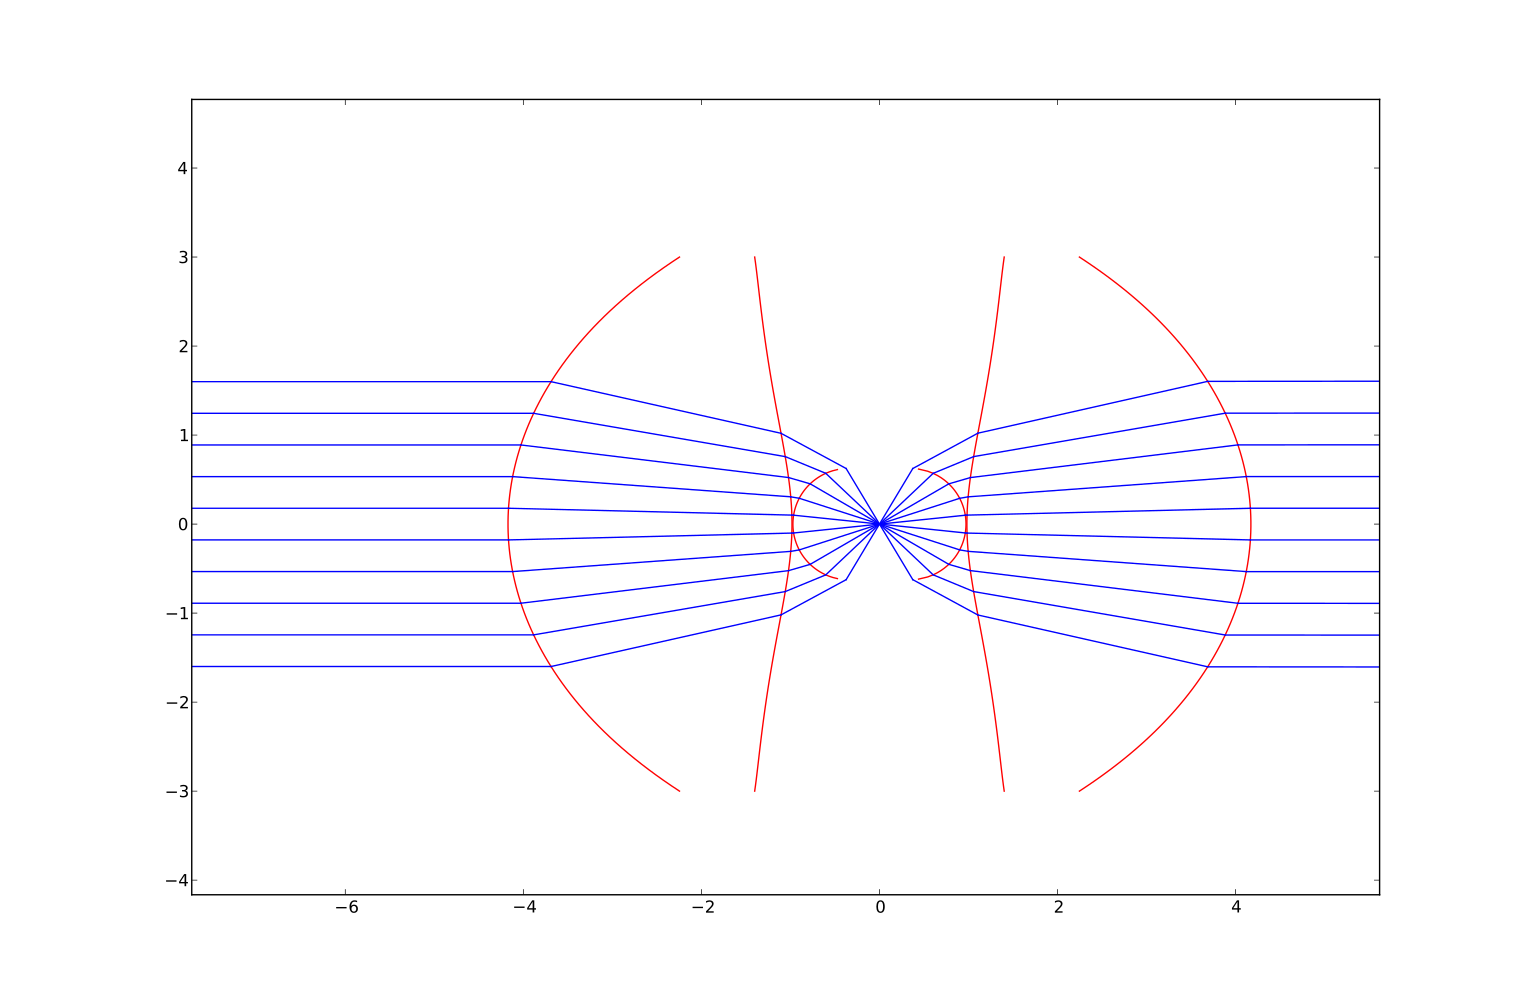

Python code for this plot:
from pylab import *

class Ray:
    def __init__(self):
        self.direction = array([0,0,1])
        self.r0 = array([0,0,0])
        self.length = 0
        self.wavelength=589
    def plot(self):
        r0 = self.r0
        l = self.length;
        r1 = (self.r0 + l*self.direction )
        plot((r0[2],r1[2]),(r0[0],r1[0]),'b')

class SphericalSurface:
    def __init__(self):
        self.Z0 = 0
        self.curv = 0 
        self.n1=1.
        self.n2=2.
        self.app=6.

    def Ffunc(self,r):
        ccurv = [0,0,self.Z0+1/self.curv]
        F = dot(r-ccurv,r-ccurv)-(1/self.curv)**2
        return F
    def gradFfunc(self,r):
        ccurv = [0,0,self.Z0+1/self.curv]
        return 2*(r-ccurv)
    def Zfunc(self,ssq):
        #not used in calcs
        c = self.curv
        Z = self.Z0 + c*ssq/(1+sqrt(1-c*c*ssq))
        return Z    


class Surface:
    def __init__(self):
        self.Z0 = 0
        self.curv = 0
        self.kappa = 1 #=1+k
        self.Aparams = array([])
        self.n1 = 1.0
        self.n2 = 1.0
        self.app = 6
    def Zfunc(self,ssq):
        c = self.curv
        Z = self.Z0 + c*ssq/(1+sqrt(1-self.kappa*c*c*ssq))
        for k in range(len(self.Aparams)):
            Z = Z+self.Aparams[k]*ssq**(2+k)
        return Z    
            
    def Ffunc(self,r):
        x = r[0]
        y = r[1]
        z = r[2]
        ssq = x*x+y*y
        F = z-self.Zfunc(ssq)
        return F

    def gradFfunc(self,r):
        x = r[0]
        y = r[1]
        z = r[2]
        ssq = x*x+y*y
        c = self.curv
        E = c/sqrt(1-self.kappa*c*c*ssq)
        for k in range(len(self.Aparams)):
            E = E + 2*(2+k)*self.Aparams[k]*ssq**(1+k)#this could be wrong
        F = z-self.Zfunc(ssq)
        Fx = -x*E
        Fy = -y*E
        Fz = 1 
        return array([Fx,Fy,Fz])
        


def trace(ray_bundle,surf):
    new_ray_bundle=[]

    
    #calculates the center of curvature of the surface
    if abs(surf.curv)>1/100:
        ccurv = array([0,0,surf.Z0+1./surf.curv])
        print ccurv
    else:
        print 'nope\n\n'
        ccurv = None

    count=0
    for ray in ray_bundle:
    #first determine value for s where the ray crosses the z= z0 plane
        #ccurv for the lens
        count=count+1
        print "Ray = ",count
        if type(ccurv)!=type(None):
            tv = (ray.r0-ccurv) #temp vector
            b = 2*dot(ray.direction,tv)
            c = dot(tv,tv)-1/surf.curv**2
            s1 = (-b -sqrt(b**2-4*c))/2
            s2 = (-b+sqrt(b**2-4*c))/2
            if surf.curv >0:
                s = s1
            else:
                s = s2
            print s1, s2, s,b**2-4*c
            if b**2-4*c<0:
                s = (ray.r0[2]-surf.Z0)/ray.direction[2]
        else:
            s = (ray.r0[2]-surf.Z0)/ray.direction[2]
        for k in range(30):
            r = ray.r0+s*ray.direction
            dFds = dot(ray.direction,surf.gradFfunc(r))
            snew = s - surf.Ffunc(r)/dFds
            if abs(s-snew)<1e-9:
                break
            s = snew
        if k>25:
            #assert(k<25)
            #here we assume that the ray has missed the surface so for the new ray make r0=r0 and length of old ray zero
            ray.length=0
            newray = Ray()
            newray.r0 = ray.r0
            newray.direction = ray.direction
        else:
            ray.length=snew
            r = ray.r0+snew*ray.direction
            normal = surf.gradFfunc(r)
            normal = normal/norm(normal)
        
            newray = Ray()
            newray.r0 = r
            print dot(ray.direction,normal)
            a = surf.n1/surf.n2*dot(ray.direction,normal)
            b = ((surf.n1/surf.n2)**2-1)
            gamma = -b/(2*a)
            for k in range(30):
                #        print k,gamma
                gammanew = (gamma**2-b)/(2*(gamma+a))
                if abs(gamma-gammanew) <1e-8:
                    gamma = gammanew
                    break
                gamma=gammanew
    
            assert(k<25)
#    print gamma,a,b
#    print gamma**2+2*a*gamma+b
#    print normal,norm(normal)
    
            newray.direction = surf.n1/surf.n2*ray.direction+gamma*normal
        


        assert(abs(norm(newray.direction)-1)<1e-8)
       
        new_ray_bundle.append(newray)
    
    return (new_ray_bundle)


    

close('all')
rays = []


for x in linspace(1.5,-1.5,20):
    r = Ray()
    r.r0 = array([x,0,-8.5])
    rays.append(r)


#
#  set surfaces
# 


surfs = []



#parameters of the lightpath 352330 aspheric
as1curv = 1/-3.20561
as1kappa = 1+-12.418013
as1Aparams = array([9.00531e-3,-1.359752e-3,1.136638e-4,-4.278925e-6])
athickness=3.19
awd = 1.76
as2curv = 1/2.74797
as2kappa = 1+-0.542698
as2Aparams = array([-3.19546e-4,-4.397785e-5,1.842256e-5,-1.566446e-6])


nglass = 1.595
nyso = 1.8
ballradius = 0.625

zshort = ballradius/nyso
zlong = ballradius*nyso

offset = +zlong-zshort


s1 = Surface()
s1.curv = as2curv
s1.kappa = as2kappa
s1.Aparams = as2Aparams
s1.Z0 = -1.76-3.19+offset
s1.n2 = nglass




s2 = Surface()
s2.curv = as1curv
s2.kappa = as1kappa
s2.Aparams = as1Aparams
s2.Z0 = -1.76+offset
s2.n1 = nglass


s3 = SphericalSurface()
s3.curv = 1/ballradius
s3.Z0 = -ballradius-zshort
s3.n2=nyso
s3.app = 2*ballradius

s4 = SphericalSurface()
s4.curv = -1/ballradius
s4.Z0 = ballradius+zshort
s4.n1=nyso
s4.app = 2*ballradius

s5 = Surface()
s5.curv = -as1curv
s5.kappa = as1kappa
s5.Aparams = -as1Aparams
s5.Z0 = 1.76-offset
s5.n2 = nglass


s6 = Surface()
s6.curv = -as2curv
s6.kappa = as2kappa
s6.Aparams = -as2Aparams
s6.Z0 = 1.76+3.19-offset
s6.n1 = nglass

s7=Surface()
s7.Z0=8.5

surfs.append(s1)
surfs.append(s2)
surfs.append(s3)
surfs.append(s4)
surfs.append(s5)
surfs.append(s6)
surfs.append(s7)



for s in surfs:
    xvals = linspace(-s.app,s.app,100)/2
    zvals = 0*xvals;
    for k in range(len(xvals)):
        zvals[k] = s.Zfunc(xvals[k]**2)
    plot(zvals,xvals,'r')

    newrays = trace(rays,s)
    for r in rays:
        r.plot()
       
    rays=newrays

for r in rays:
    r.plot()


axis([-5.5,5.5,-3,3])    
axis('equal')




    







        
        
    

                        
                        

                        

                        
                       
    
